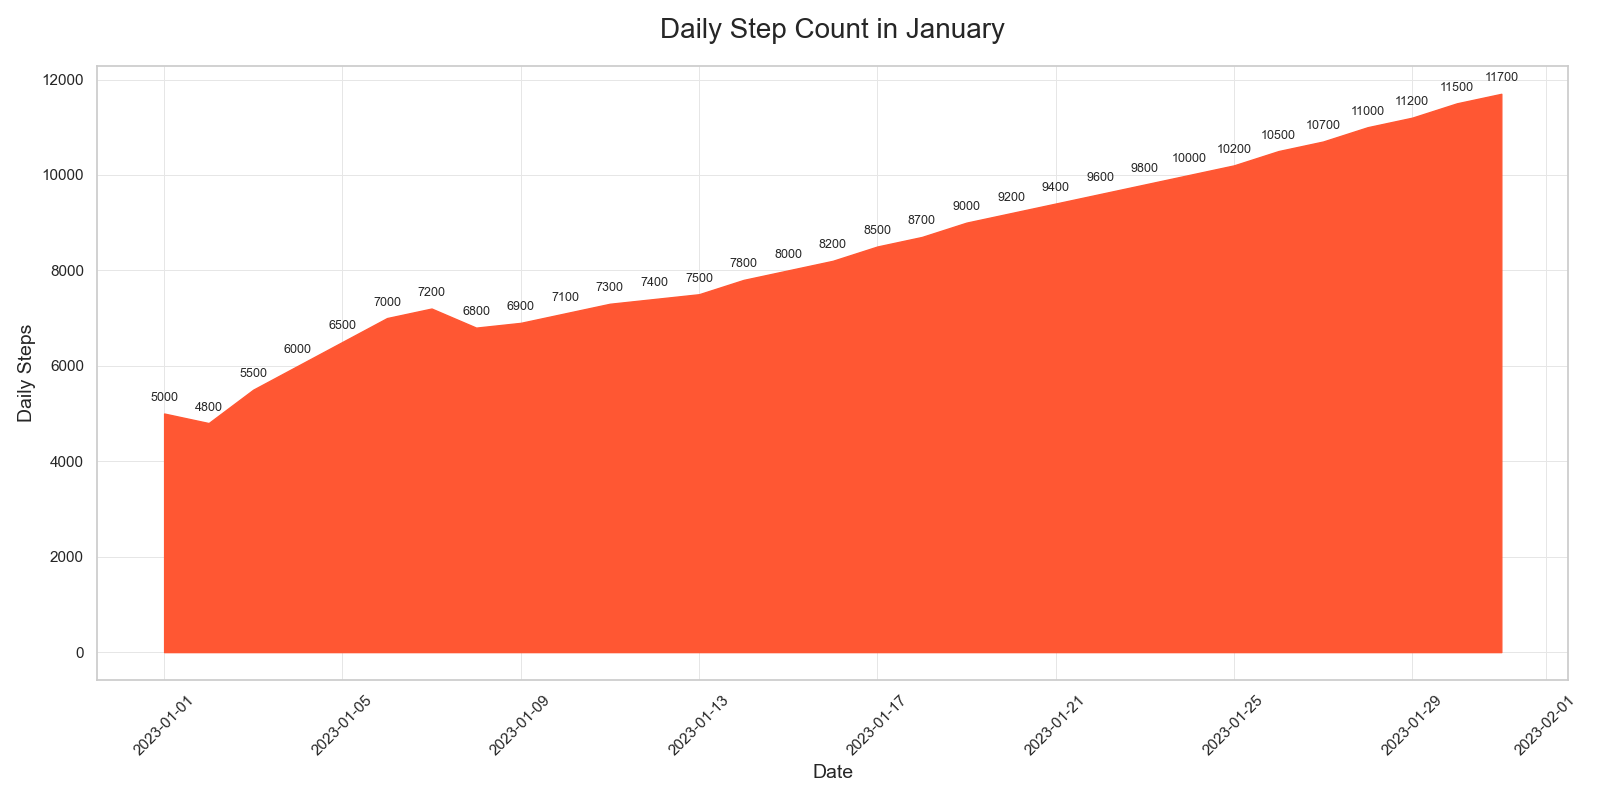

Recreate this plot in Python.

import matplotlib.pyplot as plt
import pandas as pd

data = {
    "Date": pd.date_range(start="2023-01-01", end="2023-01-31"),
    "Daily_Steps": [
        5000, 4800, 5500, 6000, 6500, 7000, 7200, 6800, 6900, 7100, 7300, 7400, 7500, 
        7800, 8000, 8200, 8500, 8700, 9000, 9200, 9400, 9600, 9800, 10000, 10200, 
        10500, 10700, 11000, 11200, 11500, 11700
    ]
}

df = pd.DataFrame(data)

plt.figure(figsize=(16, 8))
plt.fill_between(df["Date"], df["Daily_Steps"], color='#FF5733')

plt.title('Daily Step Count in January', fontsize=20, pad=20)
plt.xlabel('Date', fontsize=14)
plt.ylabel('Daily Steps', fontsize=14)

for i, steps in enumerate(df["Daily_Steps"]):
    plt.text(df["Date"][i], steps + 200, str(steps), ha='center', va='bottom', fontsize=9)

plt.grid(True, color='#e6e6e6', linestyle='-', linewidth=0.7, which='both')
plt.xticks(rotation=45)

plt.tight_layout()
plt.show()
